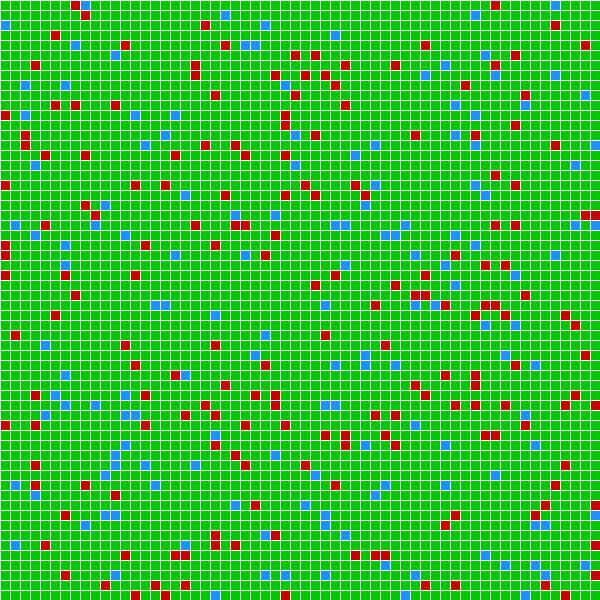
Frame 1 (no input)
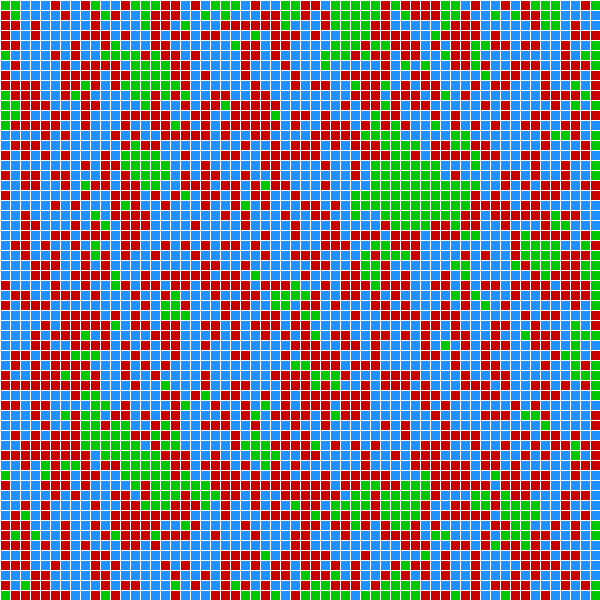
Frame 60 (the mouse pressed at the canvas centre just before this capture)
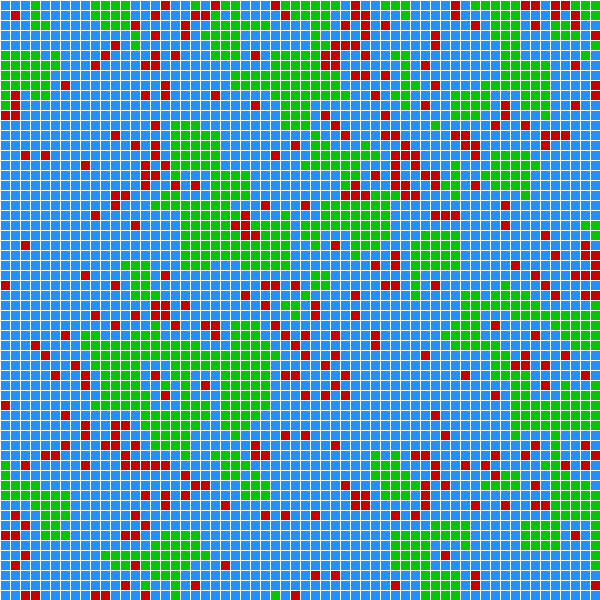
Frame 120 (the mouse held since frame 60 and released just before this capture)

The Processing sketch that drew these frames (run headless with seeded random() and noise(); from frame 60 on, the mouse is pressed at the canvas centre):

// Processing sketch: Homework6
// ── Homework6.pde
// Size of cells
int cellSize = 10;
// Moore radius
int r = 1;

// How likely for a cell to be fox at start (in percentage)
float probabilityOfFoxAtStart = 5;
// How likely for a cell to be rabbit at start (in percentage)
float probabilityOfRabAtStart = 90;

// Population dynamics
float dr = 0.2; // prey death rate
float br = 0.8; // prey birth rate
float df = 0.2; // predator death rate
float bf = 0.8; // predator birth rate

// Variables for timer
int interval = 100;
int lastRecordedTime = 0;

// Colors for predator, prey and empty cells
color fox = color(200, 0, 0);
color rab = color(0, 200, 0);
color empt = color(30, 144, 255);

// Array of cells
int[][] cells;
// Buffer to record the state of the cells and use this while changing the others in the interations
int[][] cellsBuffer;

// Pause
boolean pause = false;

void setup() {
 size(600, 600);

 // Instantiate arrays 
 cells = new int[width / cellSize][height / cellSize];
 cellsBuffer = new int[width / cellSize][height / cellSize];

 // This stroke will draw the background grid
 stroke(255);
 noSmooth();

 // Initialization of cells
 for (int x = 0; x < width / cellSize; x++) {
  for (int y = 0; y < height / cellSize; y++) {
   float state = random(100);
   if (state > probabilityOfFoxAtStart + probabilityOfRabAtStart) {
    state = 0; // empty
   } else if (state < probabilityOfFoxAtStart) {
    state = 1; // fox
   } else {
    state = 2; // rabbit
   }
   cells[x][y] = int(state); // Save state of each cell
  }
 }
 background(255);
}


void draw() {
 //Draw grid
 for (int x = 0; x < width / cellSize; x++) {
  for (int y = 0; y < height / cellSize; y++) {
   if (cells[x][y] == 1) {
    fill(fox); // If fox
   } else if (cells[x][y] == 2) {
    fill(rab); // If rabbit
   } else {
    fill(empt); // If empty
   }
   rect(x * cellSize, y * cellSize, cellSize, cellSize);
  }
 }
 // Iterate if timer ticks
 if (millis() - lastRecordedTime > interval) {
  if (!pause) {
   iteration();
   lastRecordedTime = millis();
  }
 }
}


void iteration() { // When the clock ticks
 // Save cells to buffer (so we operate with one array keeping the other intact)
 for (int x = 0; x < width / cellSize; x++) {
  for (int y = 0; y < height / cellSize; y++) {
   cellsBuffer[x][y] = cells[x][y];
  }
 }

 // Visit each cell:
 for (int x = 0; x < width / cellSize; x++) {
  for (int y = 0; y < height / cellSize; y++) {
   // And visit all the neighbours of each cell
   int nFox = 0; // We'll count the neighbours
   int nRab = 0;
   for (int xx = x - 1; xx <= x + 1; xx++) {
    for (int yy = y - 1; yy <= y + 1; yy++) {
     if (((xx >= 0) && (xx < width / cellSize)) && ((yy >= 0) && (yy < height / cellSize))) { // Make sure you are not out of bounds
      if (!((xx == x) && (yy == y))) { // Make sure to to check against self
       if (cellsBuffer[xx][yy] == 1) {
        nFox++; // Check alive neighbours and count them
       } else if (cellsBuffer[xx][yy] == 2) {
        nRab++;
       }
      }
     }
    } 
   } 
   // We've checked the neigbours: apply rules!
   if (cellsBuffer[x][y] == 2) { // The cell is a rabbit
    if (random(1) < pow((1 - df), nFox)) {
     cells[x][y] = 2; // Hunt failed, cell stays as prey
    } else {
     if (random(1) < bf) {
      cells[x][y] = 1; // Cell becomes predator by breeding
     }
    }
   } else if (cellsBuffer[x][y] == 1) { // The cell is a fox
    if (random(1) < df) {
     cells[x][y] = 0; // predator death
    } else {
     cells[x][y] = 1; // remain predator
    }
   } else if (cellsBuffer[x][y] == 0) { // The cell is empty 
    //println(random(1) > pow((1-br), nRab));
    //println(nRab);
    if (nFox != 0 || nRab == 0) {
     cells[x][y] = 0; // cell remains empty
     //println(nFox, nRab);
    } else {
     if (random(1) > pow((1 - br), nRab)) {
      cells[x][y] = 2; // becomes prey by breeding
     }
    }
   }
  }
 }
}
